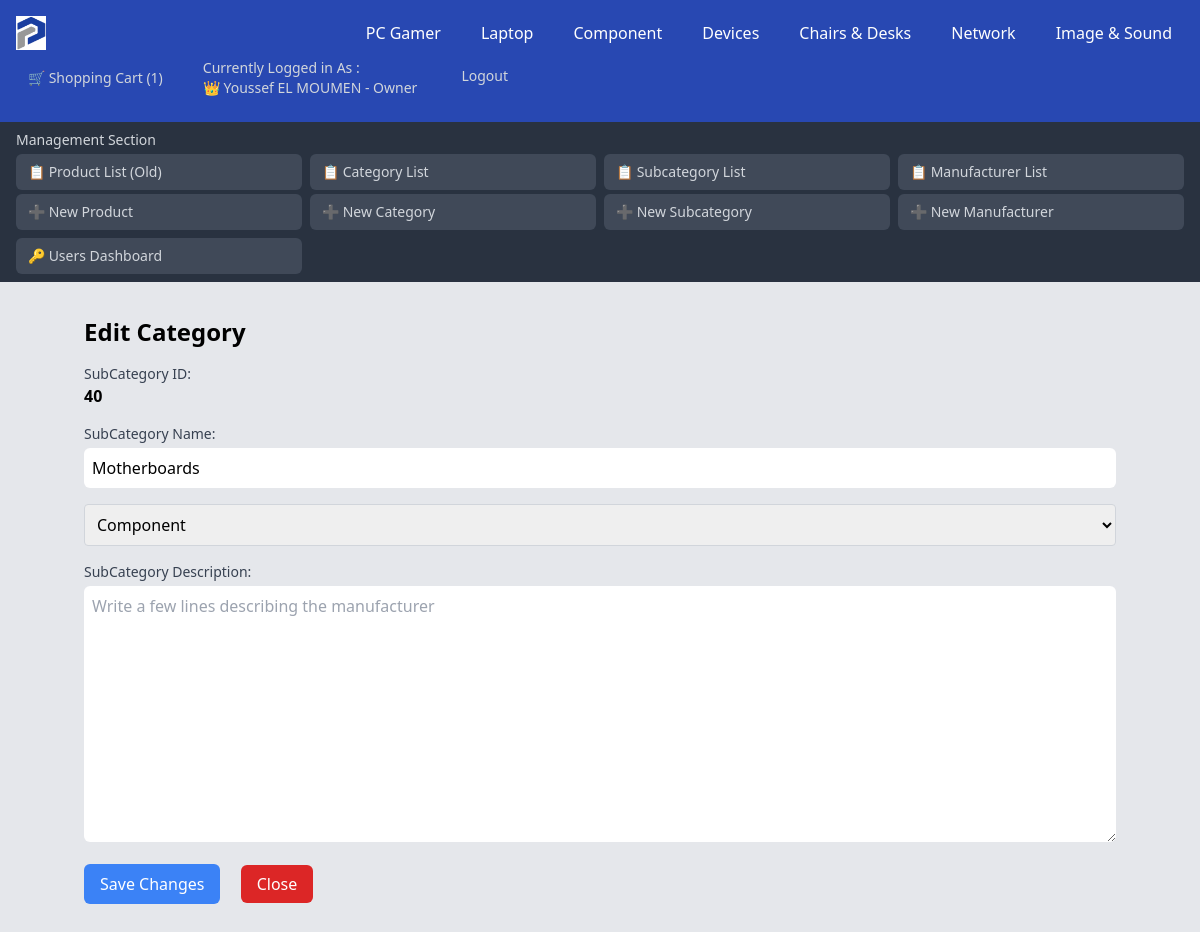
The page /Category/SubCategories/SubCategories_Modify.php?id=40&SubCategory_Name=Motherboards (signed in) on the database as committed earlier.
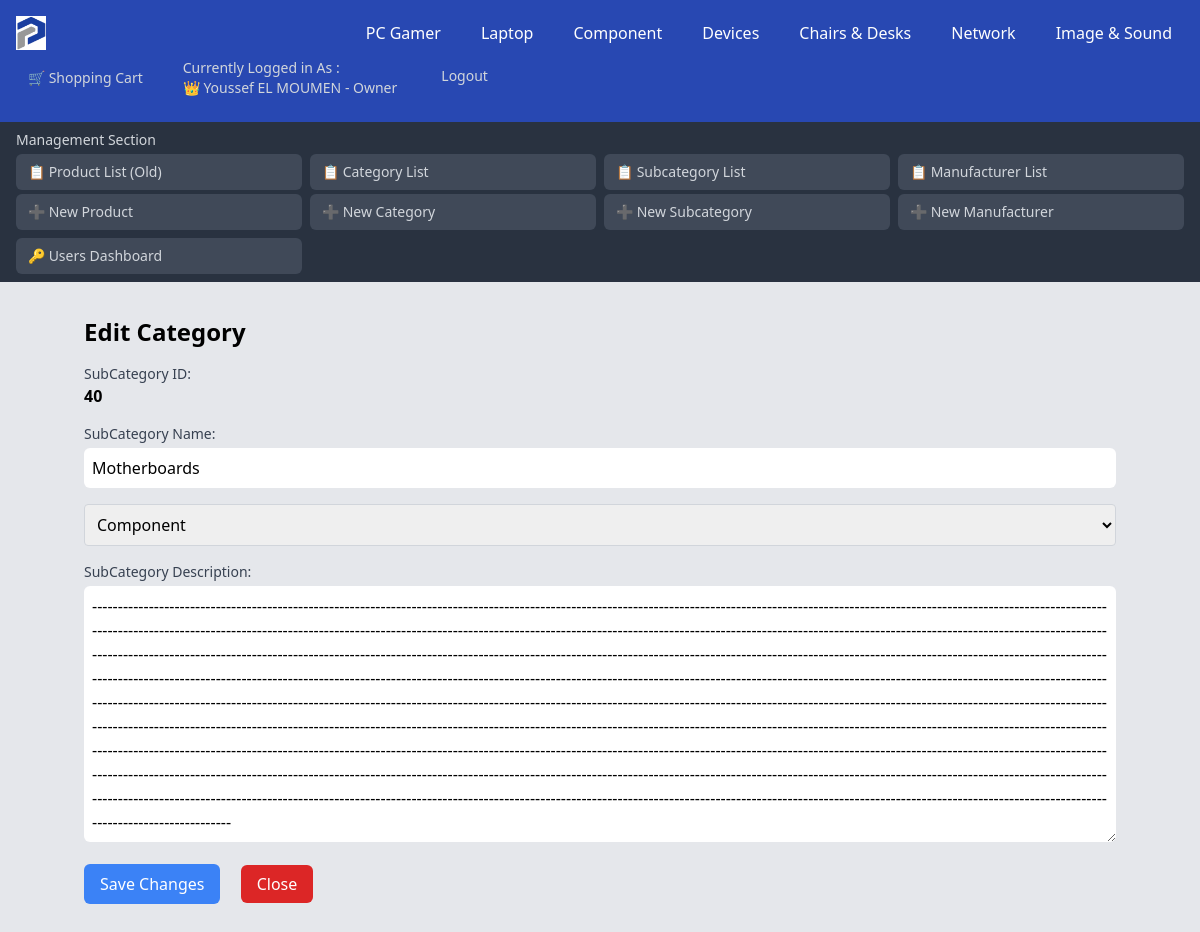
The same page on the database as committed later.
### tables this page shows
CREATE TABLE `categories` (
  `Category_ID` int NOT NULL AUTO_INCREMENT,
  `Category_Name` varchar(100) DEFAULT 'Unspecified',
  `Category_Desc` varchar(2000) DEFAULT NULL,
  PRIMARY KEY (`Category_ID`),
  UNIQUE KEY `UC_Category_Name` (`Category_Name`),
  UNIQUE KEY `Category_Name` (`Category_Name`)
);

CREATE TABLE `subcategories` (
  `SubCategory_ID` int NOT NULL AUTO_INCREMENT,
  `SubCategory_Name` varchar(100) DEFAULT NULL,
  `SubCategory_Desc` varchar(2000) DEFAULT NULL,
  `Category_ID` int DEFAULT NULL,
  PRIMARY KEY (`SubCategory_ID`),
  KEY `Category_ID` (`Category_ID`),
  CONSTRAINT `subcategories_ibfk_1` FOREIGN KEY (`Category_ID`) REFERENCES `categories` (`Category_ID`)
);

### Category/SubCategories/SubCategories_Modify.php (the view, shortened to what the changed rows need)
<!DOCTYPE html>
<html lang="en">
<head>
    <?php
    include_once ("../../DB_Connexion.php");
    $User_ID = $_SESSION['User_ID'];
    $query = "SELECT User_Role, User_Username , User_FirstName , User_LastName FROM Users WHERE User_ID = :User_ID";
    $pdostmt = $connexion->prepare($query);
    $pdostmt->execute([':User_ID' => $User_ID]);
    if ($User = $pdostmt->fetch(PDO::FETCH_ASSOC)) {
        $User_Role = $User['User_Role'];
        $User_FullName = $User['User_FirstName'] . ' ' . $User['User_LastName'];
    }
    $Categories = "SELECT Category_ID, Category_Name FROM Categories ORDER BY Category_ID ASC";
    $pdoCategories = $connexion->prepare($Categories);
    $pdoCategories->execute();
    $Categories = $pdoCategories->fetchAll(PDO::FETCH_ASSOC);
    if (isset($_SESSION['User_ID'])) {
        $Shopping_Cart = "SELECT CartItem_ID FROM ShoppingCart WHERE User_ID = :User_ID";
        $pdostmt_shopping = $connexion->prepare($Shopping_Cart);
        $pdostmt_shopping->execute([':User_ID' => $User_ID]);
        $Cart_Count = $pdostmt_shopping->rowCount();
    }
    if (!empty($_GET["id"])) {
        $SubCategory_ID = $_GET["id"];
        $Query_Select = " SELECT SubCategories.SubCategory_ID, SubCategories.Category_ID, SubCategories.SubCategory_Name,
                        SubCategories.SubCategory_Desc, Categories.Category_Name
                        FROM SubCategories
                        JOIN Categories
                        ON SubCategories.Category_ID = Categories.Category_ID
                        WHERE SubCategories.SubCategory_ID = :SubCategory_ID";
        $pdoQuery_Select = $connexion->prepare($Query_Select);
        $pdoQuery_Select->execute(['SubCategory_ID' => $SubCategory_ID]);
        $Single_SubCategory = $pdoQuery_Select->fetch(PDO::FETCH_ASSOC);
    } else {
        header("Location: SubCategories_List.php");
        exit();
    }
    ?>
</head>
<body class="bg-gray-200">
    <nav class="bg-blue-800 text-white">
        <div class="flex flex-wrap justify-between items-center p-4">
            <div class="flex flex-wrap space-x-4">
                <?php foreach ($Categories as $Category): ?>
                    <?php if ($Category['Category_Name'] !== 'Unspecified'):
                        ?>
                        <div class="relative category">
                            <a href="../.././?id=<?php echo $Category['Category_ID'] ?>&Type=Category&Name=<?php echo str_replace(' ', '', $Category['Category_Name']) ?>"
                                class="px-3 py-2 hover:bg-gray-700"><?php echo $Category['Category_Name']; ?></a>
                        </div>
                    <?php endif; ?>
                <?php endforeach; ?>
            </div>
            <div class="flex space-x-4">
                <?php if (isset($_SESSION['User_ID'])):
                    if ($User_Role === 'Owner') {
                        $Emoji = '👑';
                    } elseif ($User_Role === 'Admin') {
                        $Emoji = '👨‍💼';
                    } else {
                        $Emoji = '💼';
                    }
                    ?>
                    <a href="../../User/User_ShoppingCart.php"
                        class="flex items-center text-gray-300 hover:bg-green-700 px-3 py-2 rounded-md text-sm font-medium">
                        🛒 Shopping Cart
                        <?php if ($Cart_Count > 0) { ?>
                            (<?php echo $Cart_Count ?>)
                        <?php } ?>
                    </a>
                    <a class="text-gray-300 hover:bg-blue-700 px-3 py-2 rounded-md text-sm font-medium"
                        href="Use../r_Modify.php?id=<?php echo $User_ID; ?>&FullName=<?php echo urlencode($User_FullName); ?>">Currently
                        Logged in As : <br><span><?php echo $Emoji . ' ' . $User_FullName ?> -
                            <?php echo $User_Role ?></span></a>
                    <a href="../../User/User_Logout.php"
                        class="text-gray-300 hover:bg-red-700 px-4 py-4 rounded-md text-sm font-medium">Logout</a>
                <?php endif; ?>
            </div>
        </div>
    </nav>
    <div class="container mx-auto p-6">
        <div class="content-wrapper">
            <h1 class="text-2xl font-bold mb-4">Edit Category</h1>
            <form action="" method="POST" enctype="multipart/form-data">
                <div class="mb-4">
                    <span class=""><b><?php echo $Single_SubCategory['SubCategory_ID'] ?></b></span>
                </div>
                <div class="mb-4">
                    <label for="SubCategory_Name" class="block text-sm font-medium text-gray-700">SubCategory
                        Name:</label>
                    <input type="text" name="SubCategory_Name"
                        value="<?php echo $Single_SubCategory["SubCategory_Name"]; ?>"
                        class="mt-1 p-2 w-full border-gray-300 rounded-md focus:outline-none focus:ring-indigo-500 focus:border-indigo-500"
                        placeholder="Your SubCategory Name">
                </div>
                <div class="mb-4">
                    <label for="SubCategory_Desc" class="block text-sm font-medium text-gray-700">SubCategory
                        Description:</label>
                    <textarea name="SubCategory_Desc" id="SubCategory_Desc" cols="30" rows="10"
                        class="mt-1 p-2 w-full border-gray-300 rounded-md focus:outline-none focus:ring-indigo-500 focus:border-indigo-500"
                        placeholder="Write a few lines describing the manufacturer"><?php echo $Single_SubCategory['SubCategory_Desc']; ?></textarea>
                </div>
            </form>
        </div>
    </div>
</body>
</html>

Rows that differ between the two databases and show on the page:
changed subcategories "Motherboards": SubCategory_Desc (not shown) → "----------------------------------------------------------------------------------------------------------------------------------------------------------------------------------------------------------------------------------------------------------------------------------------------------------------------------------------------------------------------------------------------------------------------------------------------------------------------------------------------------------------------------------------------------------------------------------------------------------------------------------------------------------------------------------------------------------------------------…"
Other text that changed with them:
$Cart_Count: "1" → (not shown)
